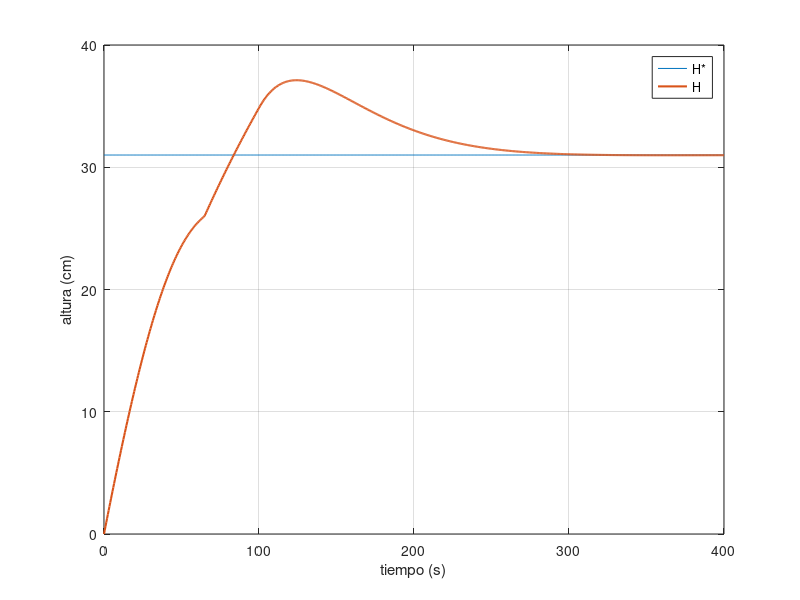
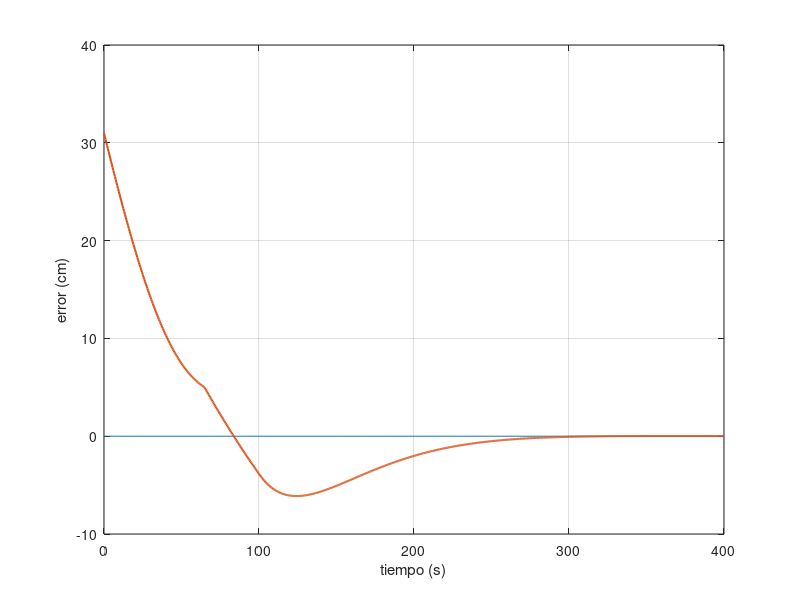
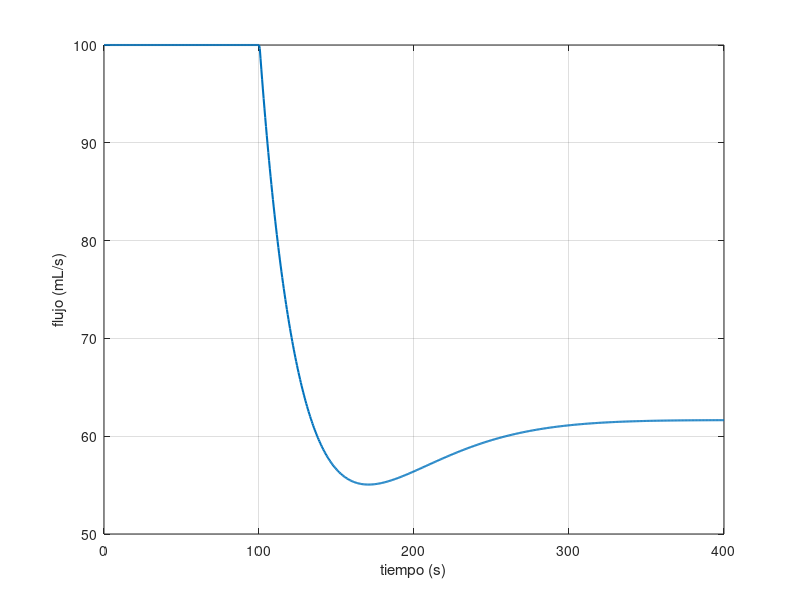

MATLAB code for these plots, in order:

clear all;

load("altura.mat");
load("error.mat");
load("signal.mat");

figure(1)
plot(altura(1,:), altura(3,:)*100, altura(1,:), altura(2,:)*100, 'linewidth', 1.5);
grid on;
xlabel('tiempo (s)');
ylabel('altura (cm)');
legend('H*', 'H');

figure(2)
plot(error(1,:), zeros(size(error(1,:))), error(1,:), error(2,:)*100, 'linewidth', 1.5);
grid on;
xlabel('tiempo (s)');
ylabel('error (cm)');

figure(3)
plot(signal(1,:), signal(2,:)*1000, 'linewidth',1.5);
grid on;
xlabel('tiempo (s)');
ylabel('flujo (mL/s)');

